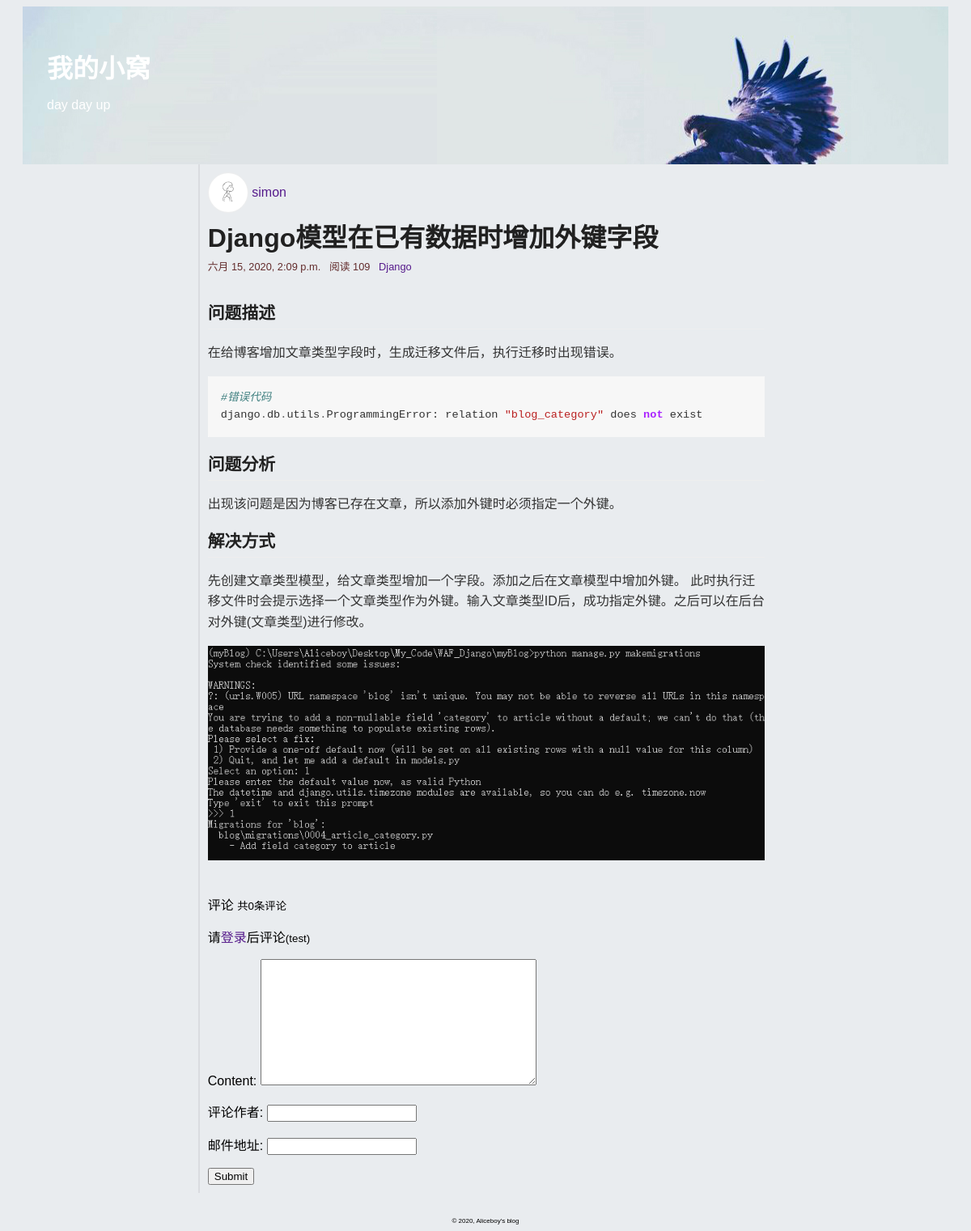
The app's page /detail/7 with its own data.
### blog/models.py (models this page shows, shortened)
class Article(models.Model):
	title = models.CharField("文章标题",max_length=30)
	category = models.ForeignKey(Category,on_delete=models.CASCADE)
	content = MDTextField("文章内容")
	djgest = models.TextField("文章概要")
	author = models.ForeignKey(Author,on_delete=models.CASCADE)
	comment_num = models.BigIntegerField(default=0)
	view = models.BigIntegerField(default=0)
	created_time = models.DateTimeField("创建时间",auto_now_add=True)
	last_mod_time = models.DateTimeField("修改时间",auto_now=True)
	tag = models.ManyToManyField(Tag,blank=True)
	def viewed(self):
		self.view += 1
		self.save(update_fields=['view'])
	class Meta:
		ordering = ('-created_time',)

class Author(models.Model):
	name = models.CharField("作者姓名",max_length=20)
	avatar = models.ImageField(upload_to='avatar/%Y%m%d',blank=True)
	def __str__(self):
		return self.name

class Category(models.Model):
	name = models.CharField("文章类型",max_length=50)
	created_time = models.DateTimeField("创建时间",auto_now_add=True)
	last_mod_time = models.DateTimeField("修改时间",auto_now=True)
	def __str__(self):
		return self.name

### blog/views.py (the view, shortened to what this page needs)
# urls.py: path('detail/<int:pk>',views.detail,name='detail'),
def detail(request, pk):
	article = get_object_or_404(Article,pk=pk)
	comment_list = Comment.objects.filter(article__pk=pk)
	form = CommentForm()
	article.content = markdown.markdown(article.content,
		extensions=[
        'markdown.extensions.extra',
        'markdown.extensions.codehilite',
        'markdown.extensions.toc',
    ])
	context = {'article':article,'comment_list':comment_list,'form':form}
	article.viewed()
	return render(request,"blog/detail.html",context)

### blog/views.py
class CommentForm(forms.ModelForm):
	class Meta:
		model = Comment
		exclude = ('article',)

### blog/templates/blog/detail.html (shortened to what this page needs)
{% extends 'blog/base.html' %}
{% block content %}
<div id="body_main">
	<div id="author_avatar">
		<img src="{{ article.author.avatar.url }}">&nbsp;
		<a href="#">{{ article.author }}</a>
	</div>
	<h1>{{ article.title }}</h1>
	<div class="time_and">
		{{ article.last_mod_time }}
		&nbsp;
		阅读&nbsp;{{ article.view }}
		<a href="#">{{ article.category }}</a>
	</div>
	<br>
	<br>
	<div class="article_body markdown-body">
		{{ article.content|safe }}
	</div>
	<br>
	{% include 'blog/comment.html' %}
</div>
{% endblock %}

### blog/templates/blog/comment.html (shortened to what this page needs)
<p>评论 <small>共{{ article.comment_num }}条评论</small></p>
<p>
	请<a href="/login/weibo/" target="_blank">登录</a>后评论<small>(test)</small>
</p>
<form action="" method="post">
	{{ form.as_p }}
	<input type="submit" name="">
</form>

### staticfiles/mdeditor/css/editormd.css (style rules this page uses)
.markdown-body { -ms-text-size-adjust: 100%; -webkit-text-size-adjust: 100%; color: #333; overflow: hidden; font-family: "Microsoft YaHei", Helvetica, "Meiryo UI", "Malgun Gothic", "Segoe UI", "Trebuchet MS", "Monaco", monospace, Tahoma, STXihei, "华文细黑", STHeiti, "Helvetica Neue", "Droid Sans", "wenquanyi micro hei", FreeSans, Arimo, Arial, SimSun, "宋体", Heiti, "黑体", sans-serif; font-size: 16px; line-height: 1.6; word-wrap: break-word; }
.markdown-body img { border: 0; }
.markdown-body pre { overflow: auto; }
.markdown-body code, .markdown-body kbd, .markdown-body pre { font-family: "Meiryo UI", "YaHei Consolas Hybrid", Consolas, "Malgun Gothic", "Segoe UI", "Trebuchet MS", Helvetica, monospace, monospace; font-size: 1em; }
.markdown-body * { -moz-box-sizing: border-box; box-sizing: border-box; }
.markdown-body h1, .markdown-body h2, .markdown-body h3, .markdown-body h4, .markdown-body h5, .markdown-body h6 { margin-top: 15px; margin-bottom: 15px; line-height: 1.1; }
.markdown-body h2 { font-size: 21px; }
.markdown-body code { font-family: Consolas, "Liberation Mono", Menlo, Courier, monospace; font-size: 12px; }
.markdown-body pre { margin-top: 0; margin-bottom: 0; font: 12px Consolas, "Liberation Mono", Menlo, Courier, monospace; }
.markdown-body > *:first-child { margin-top: 0 !important; }
.markdown-body > *:last-child { margin-bottom: 0 !important; }
.markdown-body h1, .markdown-body h2, .markdown-body h3, .markdown-body h4, .markdown-body h5, .markdown-body h6 { position: relative; margin-top: 1em; margin-bottom: 16px; font-weight: bold; line-height: 1.4; }
.markdown-body h2 { padding-bottom: 0.3em; font-size: 1.75em; line-height: 1.225; border-bottom: 1px solid #eee; }
.markdown-body p, .markdown-body blockquote, .markdown-body ul, .markdown-body ol, .markdown-body dl, .markdown-body table, .markdown-body pre { margin-top: 0; margin-bottom: 16px; }
.markdown-body img { max-width: 100%; -moz-box-sizing: border-box; box-sizing: border-box; }
.markdown-body code { padding: 0; padding-top: 0.2em; padding-bottom: 0.2em; margin: 0; font-size: 85%; background-color: rgba(0, 0, 0, 0.04); border-radius: 3px; }
.markdown-body code:before, .markdown-body code:after { letter-spacing: -0.2em; content: "\00a0"; }
.markdown-body pre > code { padding: 0; margin: 0; font-size: 100%; word-break: normal; white-space: pre; background: transparent; border: 0; }
.markdown-body .highlight pre, .markdown-body pre { padding: 16px; overflow: auto; font-size: 85%; line-height: 1.45; background-color: #f7f7f7; border-radius: 3px; }
.markdown-body pre { word-wrap: normal; }
.markdown-body pre code { display: inline; max-width: initial; padding: 0; margin: 0; overflow: initial; line-height: inherit; word-wrap: normal; background-color: transparent; border: 0; }
.markdown-body pre code:before, .markdown-body pre code:after { content: normal; }
.markdown-body .highlight pre, .markdown-body pre { line-height: 1.6; }

### blog/static/css/base.css (style rules this page uses)
body { background-color: #e9ecef; font-family: Verdana, Geneva, Arial, sans-serif; font-size: medium; }
h1,h2 { font-family: "Emblema One", sans-serif; color: #212121; }
h1 { font-size: 2em; margin-bottom:5px; }
div#body_main { margin-left: 20%; margin-right: 20%; border-left: 2px solid #dadce0; padding: 10px 10px 10px 10px; }
h2,.article_body h2 { font-size: 1.3em; }
a { text-decoration: none; color: #551A8B; }
#author_avatar { display: flex; align-items: center; }
.time_and { font-size: 0.8em; color: #632c2c; }
#author_avatar img { display: block; border-radius: 50%; border: 1px solid #eee; min-width: 48px; min-height: 48px; width: 48px; height: 48px; }
#body_main>h1 { margin-top: 5px; }

### blog/static/css/code.css (style rules this page uses)
.codehilite { background: #f8f8f8; }
.codehilite .o { color: #666666 }
.codehilite .c1 { color: #408080; font-style: italic }
.codehilite .ow { color: #AA22FF; font-weight: bold }
.codehilite .s2 { color: #BA2121 }

### records on screen
Article: author.avatar (picture), author "simon", title "Django模型在已有数据时增加外键字段", last_mod_time "六月 15, 2020, 2:09 p.m.", view "109", category "Django", content "问题描述 在给博客增加文章类型字段时，生成迁移文件后，执行迁移时出现错误。 #错误代码 django . db . utils . ProgrammingError : relation \"blog_category\" does not exist 问题分析 出现该问题是因为博客已存在文章，所以添加外键时必须指定一个外键。 解决方式 先创建文章类型模型，给文章类型增加一个字段。添加之后在文章模型中增加外键。 此时执行迁移文件时会提示选择一个文章类型作为外键。输入文章类型ID后，成功指定外键。之后可以在后台对外键(文章类型)进行修改。", content (picture), comment_num "0"
